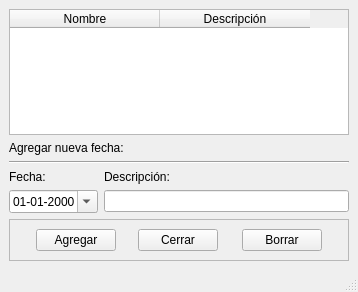
<?xml version="1.0" encoding="UTF-8"?>
<ui version="4.0">
 <class>DiasNoLaborables</class>
 <widget class="QMainWindow" name="DiasNoLaborables">
  <property name="windowModality">
   <enum>Qt::WindowModal</enum>
  </property>
  <property name="geometry">
   <rect>
    <x>0</x>
    <y>0</y>
    <width>358</width>
    <height>292</height>
   </rect>
  </property>
  <property name="windowTitle">
   <string>Días no laborables</string>
  </property>
  <widget class="QWidget" name="centralwidget">
   <layout class="QVBoxLayout" name="verticalLayout">
    <item>
     <widget class="QTableWidget" name="tableWidget">
      <property name="toolTip">
       <string>&lt;html&gt;&lt;head/&gt;&lt;body&gt;&lt;p&gt;Los días no laborables son publicados anualmente en el mes de diciembre en la página web del Ministerio del Trabajo.&lt;/p&gt;&lt;/body&gt;&lt;/html&gt;</string>
      </property>
      <property name="sizeAdjustPolicy">
       <enum>QAbstractScrollArea::AdjustToContents</enum>
      </property>
      <property name="editTriggers">
       <set>QAbstractItemView::SelectedClicked</set>
      </property>
      <property name="alternatingRowColors">
       <bool>true</bool>
      </property>
      <attribute name="horizontalHeaderDefaultSectionSize">
       <number>150</number>
      </attribute>
      <column>
       <property name="text">
        <string>Nombre</string>
       </property>
      </column>
      <column>
       <property name="text">
        <string>Descripción</string>
       </property>
      </column>
     </widget>
    </item>
    <item>
     <widget class="QLabel" name="label_3">
      <property name="text">
       <string>Agregar nueva fecha:</string>
      </property>
     </widget>
    </item>
    <item>
     <widget class="Line" name="line">
      <property name="orientation">
       <enum>Qt::Horizontal</enum>
      </property>
     </widget>
    </item>
    <item>
     <layout class="QGridLayout" name="gridLayout">
      <item row="0" column="1">
       <widget class="QLabel" name="label_2">
        <property name="text">
         <string>Descripción:</string>
        </property>
       </widget>
      </item>
      <item row="0" column="0">
       <widget class="QLabel" name="label">
        <property name="text">
         <string>Fecha:</string>
        </property>
       </widget>
      </item>
      <item row="1" column="0">
       <widget class="QDateEdit" name="dateEdit">
        <property name="toolTip">
         <string>&lt;html&gt;&lt;head/&gt;&lt;body&gt;&lt;p&gt;Colocar fecha del día feriado.&lt;/p&gt;&lt;/body&gt;&lt;/html&gt;</string>
        </property>
        <property name="displayFormat">
         <string>dd-MM-yyyy</string>
        </property>
        <property name="calendarPopup">
         <bool>true</bool>
        </property>
        <property name="date">
         <date>
          <year>2000</year>
          <month>1</month>
          <day>1</day>
         </date>
        </property>
       </widget>
      </item>
      <item row="1" column="1">
       <widget class="QLineEdit" name="lineEdit">
        <property name="toolTip">
         <string>&lt;html&gt;&lt;head/&gt;&lt;body&gt;&lt;p&gt;Colocar el motivo del día feriado. Por ejemplo, &amp;quot;Año nuevo&amp;quot;.&lt;/p&gt;&lt;/body&gt;&lt;/html&gt;</string>
        </property>
       </widget>
      </item>
     </layout>
    </item>
    <item>
     <widget class="QFrame" name="frame">
      <property name="frameShape">
       <enum>QFrame::StyledPanel</enum>
      </property>
      <property name="frameShadow">
       <enum>QFrame::Raised</enum>
      </property>
      <layout class="QHBoxLayout" name="horizontalLayout">
       <item>
        <spacer name="horizontalSpacer">
         <property name="orientation">
          <enum>Qt::Horizontal</enum>
         </property>
         <property name="sizeHint" stdset="0">
          <size>
           <width>30</width>
           <height>20</height>
          </size>
         </property>
        </spacer>
       </item>
       <item>
        <widget class="QPushButton" name="agregar">
         <property name="toolTip">
          <string>&lt;html&gt;&lt;head/&gt;&lt;body&gt;&lt;p&gt;Al presionar este botón se agregarán la fecha a la base de datos.&lt;/p&gt;&lt;/body&gt;&lt;/html&gt;</string>
         </property>
         <property name="text">
          <string>Agregar</string>
         </property>
        </widget>
       </item>
       <item>
        <spacer name="horizontalSpacer_2">
         <property name="orientation">
          <enum>Qt::Horizontal</enum>
         </property>
         <property name="sizeHint" stdset="0">
          <size>
           <width>29</width>
           <height>20</height>
          </size>
         </property>
        </spacer>
       </item>
       <item>
        <widget class="QPushButton" name="cancelar">
         <property name="toolTip">
          <string>&lt;html&gt;&lt;head/&gt;&lt;body&gt;&lt;p&gt;Al presionar este botón se cierra la ventana sin cambiar nada.&lt;/p&gt;&lt;/body&gt;&lt;/html&gt;</string>
         </property>
         <property name="text">
          <string>Cerrar</string>
         </property>
        </widget>
       </item>
       <item>
        <spacer name="horizontalSpacer_3">
         <property name="orientation">
          <enum>Qt::Horizontal</enum>
         </property>
         <property name="sizeHint" stdset="0">
          <size>
           <width>30</width>
           <height>20</height>
          </size>
         </property>
        </spacer>
       </item>
       <item>
        <widget class="QPushButton" name="borrar">
         <property name="toolTip">
          <string>&lt;html&gt;&lt;head/&gt;&lt;body&gt;&lt;p&gt;Si desea borrar alguna fecha, debe seleccionarla primero y luego presionar este botón.&lt;/p&gt;&lt;/body&gt;&lt;/html&gt;</string>
         </property>
         <property name="text">
          <string>Borrar</string>
         </property>
        </widget>
       </item>
       <item>
        <spacer name="horizontalSpacer_4">
         <property name="orientation">
          <enum>Qt::Horizontal</enum>
         </property>
         <property name="sizeHint" stdset="0">
          <size>
           <width>30</width>
           <height>20</height>
          </size>
         </property>
        </spacer>
       </item>
      </layout>
     </widget>
    </item>
   </layout>
  </widget>
  <widget class="QMenuBar" name="menubar">
   <property name="geometry">
    <rect>
     <x>0</x>
     <y>0</y>
     <width>358</width>
     <height>18</height>
    </rect>
   </property>
  </widget>
  <widget class="QStatusBar" name="statusbar"/>
 </widget>
 <resources/>
 <connections/>
</ui>
